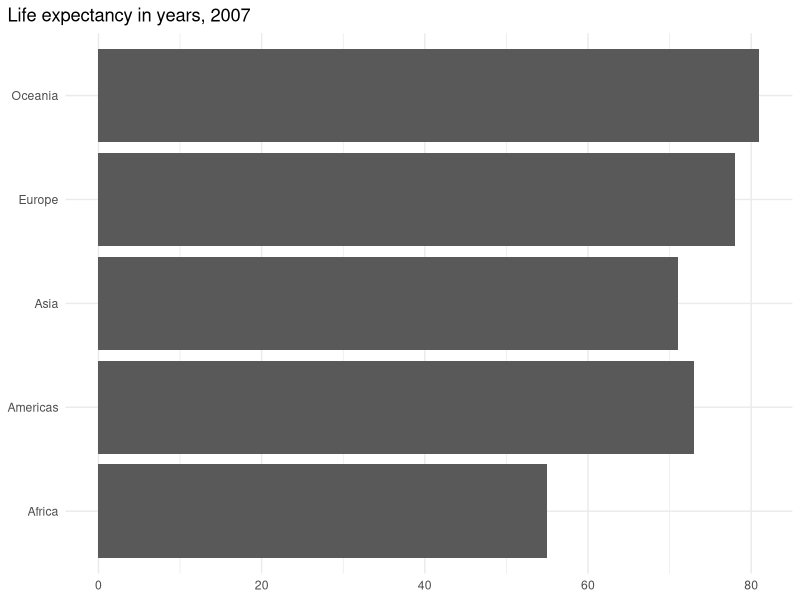
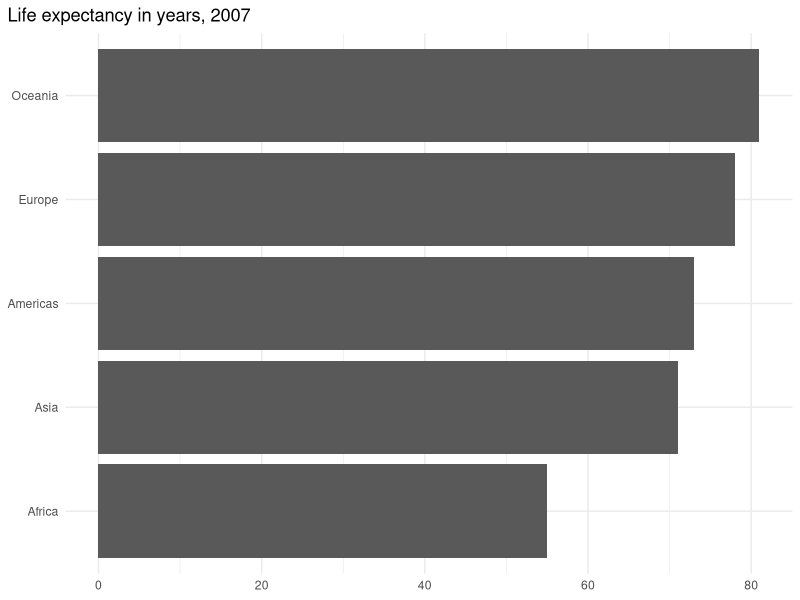
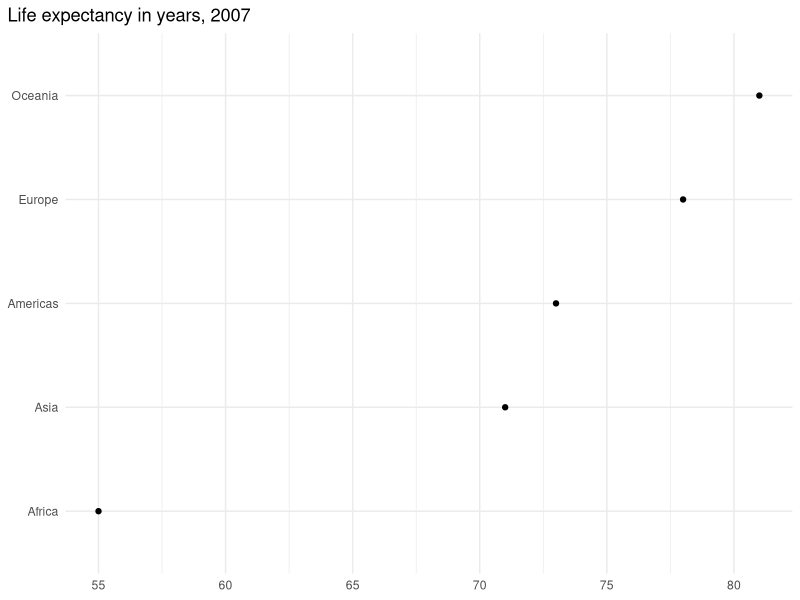
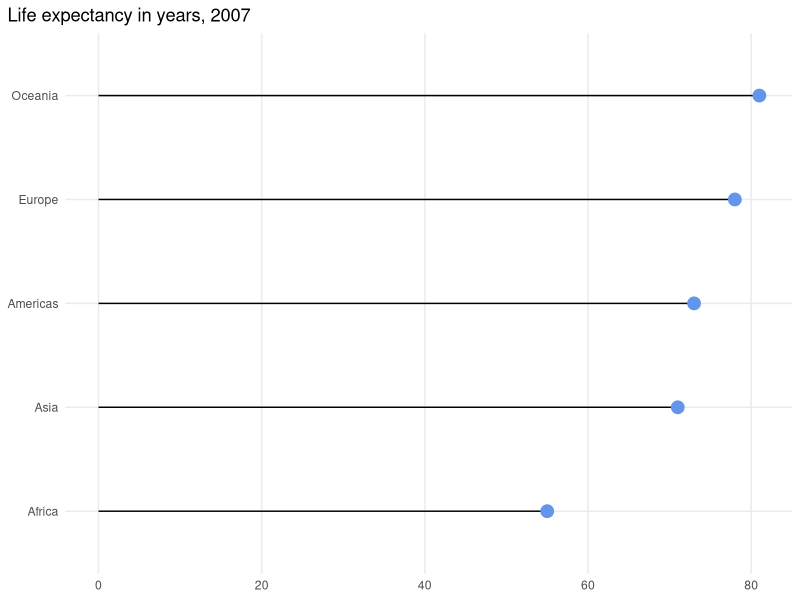

These figures' R source, in order:
## ---- chunk 1
library(here)
library(readr)
library(ggplot2)
library(dplyr)
library(forcats)
## ---- chunk 2
life_expectancy_data <- read_csv(here("data", "2007_life-expectancy.csv"))
## ---- chunk 3
life_expectancy_data |>
  ggplot(aes(x = life_expectancy, y = continent)) +
  geom_col() +
  ggtitle("Life expectancy in years, 2007") +
  theme_minimal() +
  theme(axis.title = element_blank(),
        plot.title.position = "plot")
## ---- chunk 4
life_expectancy_data_ordered <- life_expectancy_data |>
  mutate(continent = fct_reorder(continent, life_expectancy))
## ---- chunk 5
life_expectancy_data_ordered |>
  ggplot(aes(x = life_expectancy, y = continent)) +
  geom_col() +
  ggtitle("Life expectancy in years, 2007") +
  theme_minimal() +
  theme(axis.title = element_blank(),
        plot.title.position = "plot")
## ---- chunk 6
life_expectancy_data_ordered |>
  ggplot(aes(x = life_expectancy, y = continent)) +
  geom_point() +
  ggtitle("Life expectancy in years, 2007") +
  theme_minimal() +
  theme(axis.title = element_blank(),
        plot.title.position = "plot")
## ---- chunk 7
life_expectancy_data_ordered |>
  ggplot(aes(x = life_expectancy, y = continent)) +
  geom_segment(x = 0,
               xend = life_expectancy_data_ordered$life_expectancy,
               y = life_expectancy_data_ordered$continent,
               yend = life_expectancy_data_ordered$continent,
               linewidth = 0.5) +
  geom_point(size = 4,
             colour = "cornflowerblue") +
  ggtitle("Life expectancy in years, 2007") +
  scale_x_continuous(limits = c(0, NA)) +
  theme_minimal() +
  theme(axis.title = element_blank(),
        plot.title.position = "plot",
        panel.grid.minor = element_blank())
